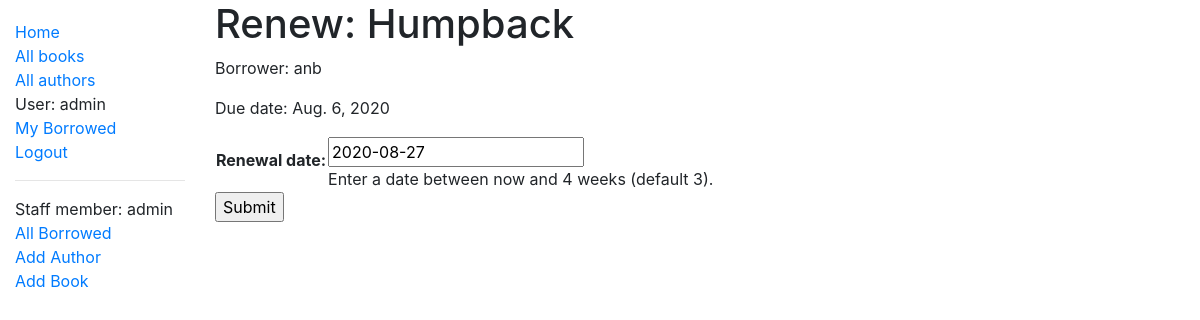
The app's page /catalog/book/9cef7e25-82f1-435b-8349-19235415b9e0/renew/ (signed in), older data.
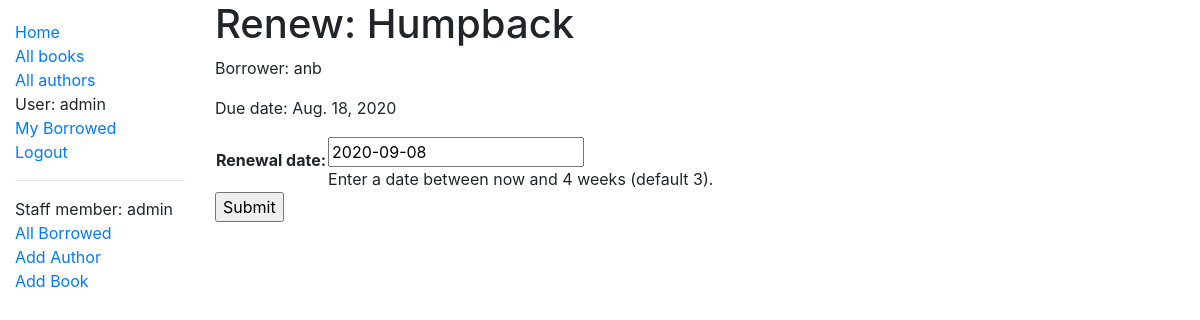
The same page, newer data.
### catalog/models.py (models this page shows, shortened)
class BookInstance(models.Model):
    id = models.UUIDField(primary_key=True, default=uuid.uuid4, help_text='Unique ID for this particular book across whole library')
    book = models.ForeignKey('Book', on_delete=models.SET_NULL, null=True)
    imprint = models.CharField(max_length=200)
    due_back = models.DateField(null=True, blank=True)
    borrower = models.ForeignKey(User, on_delete=models.SET_NULL, null=True, blank=True)
    LOAN_STATUS = (
        ('m', 'Maintenance'),
        ('o', 'On loan'),
        ('a', 'Available'),
        ('r', 'Reserved'),
    )
    status = models.CharField(
        max_length=1,
        choices=LOAN_STATUS,
        blank=True,
        default='m',
        help_text='Book availability',
    )
    class Meta:
        ordering = ['due_back']
        permissions = (("can_mark_returned", "Set book as returned"),
            ("can_change_status", "Change the status of a book"))
    @property
    def is_overdue(self):
        if self.due_back and date.today() > self.due_back:
            return True
        return False

class Book(models.Model):
    title = models.CharField(max_length=200)
    author = models.ForeignKey('Author', on_delete=models.SET_NULL, null=True)
    summary = models.TextField(max_length=1000, help_text='Enter a brief description of the book')
    isbn = models.CharField('ISBN', max_length=13, help_text='13 Character <a href="https://www.isbn-international.org/content/what-isbn">ISBN number</a>')
    genre = models.ManyToManyField(Genre, help_text='Select a genre for this book')
    language = models.ForeignKey('Language', on_delete=models.SET_NULL, null=True)
    def display_genre(self):
        """Create a string for the Genre. This is required to display genre in Admin."""
        return ', '.join(genre.name for genre in self.genre.all()[:3])
    display_genre.short_description = 'Genre'

### catalog/views.py (the view)
# urls.py: path('book/<uuid:pk>/renew/', views.renew_book_librarian, name='renew-book-librarian'),
@permission_required('catalog.can_mark_returned')
def renew_book_librarian(request, pk):
    book_instance = get_object_or_404(BookInstance, pk=pk)
    if request.method == 'POST':
        form = RenewBookForm(request.POST, book_instance=book_instance)
        if form.is_valid():
            book_instance.due_back = form.cleaned_data['renewal_date']
            book_instance.save()
            return HttpResponseRedirect(reverse('all-borrowed') )
    else:
        proposed_renewal_date = book_instance.due_back + datetime.timedelta(weeks=3)
        form = RenewBookForm(initial={'renewal_date': proposed_renewal_date}, book_instance=book_instance)
    context = {
        'form': form,
        'book_instance': book_instance,
    }
    return render(request, 'catalog/book_renew_librarian.html', context)

### catalog/forms.py (shortened to what this page needs)
class RenewBookForm(forms.Form):
    def __init__(self, *args, **kwargs):
        book_instance = kwargs.pop('book_instance', None)
        super(RenewBookForm, self).__init__(*args, **kwargs)
        self.book_instance = book_instance
    renewal_date = forms.DateField(help_text="Enter a date between now and 4 weeks (default 3).")

### catalog/templates/catalog/book_renew_librarian.html (shortened to what this page needs)
{% extends "base_generic.html" %}
{% block content %}
  <h1>Renew: {{ book_instance.book.title }}</h1>
  <p>Borrower: {{ book_instance.borrower }}</p>
  <p {% if book_instance.is_overdue %} class="text-danger"{% endif %}>Due date: {{ book_instance.due_back }}</p>
  <form action="" method="post">
    <table>
    {{ form.as_table }}
    </table>
    <input type="submit" value="Submit">
  </form>
{% endblock %}

Row changes from the older to the newer data that the page shows:
changed BookInstance "Humpback": due_back "Aug. 6, 2020" → "Aug. 18, 2020"
Text that changed along with them:
form field renewal_date: "2020-08-27" → "2020-09-08"
